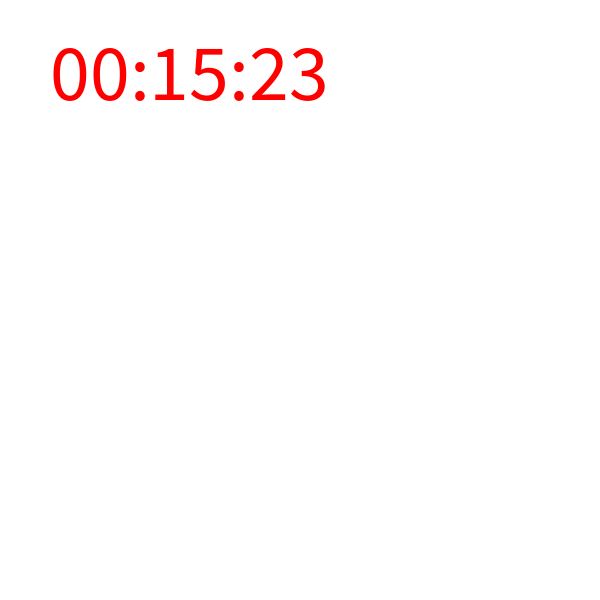
Frame 1 (no input)
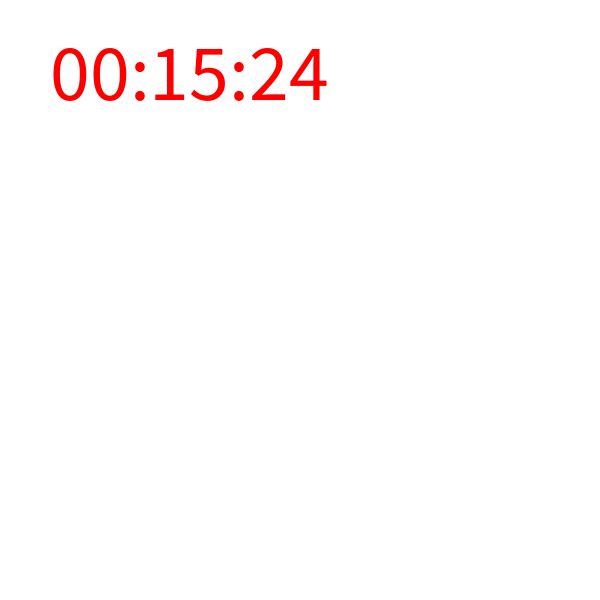
Frame 60 (the mouse pressed at the canvas centre just before this capture)
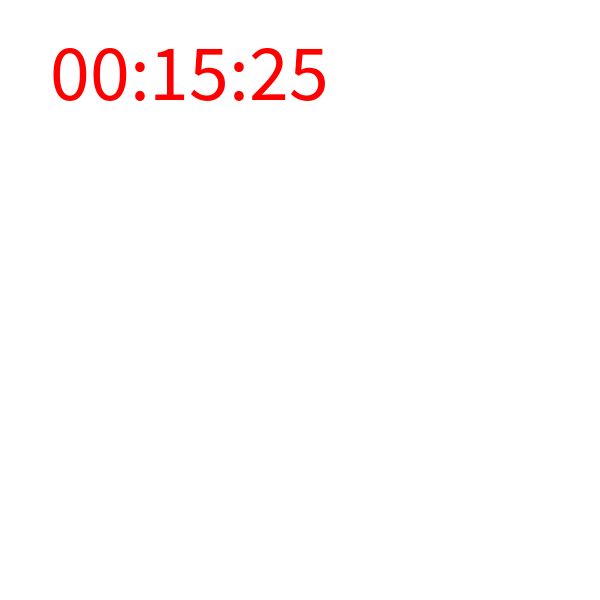
Frame 120 (the mouse held since frame 60 and released just before this capture)

The Processing sketch that drew these frames (run headless with seeded random() and noise(); from frame 60 on, the mouse is pressed at the canvas centre):

// Processing sketch: sketch_10
// ── sketch_10.pde
void setup()
{
  size(600,600);
  fill(255,0,0);
  textSize(80);
}
void draw(){
  background(255);//白色
  String hh=nf(hour(),2);
  String mm=nf(minute(),2);
  String ss=nf(second(),2);
  text(hh+":"+mm+":"+ss,50,100);
   //text(hour()+":"+minute()+":"+second(),50,100);  
}
 
